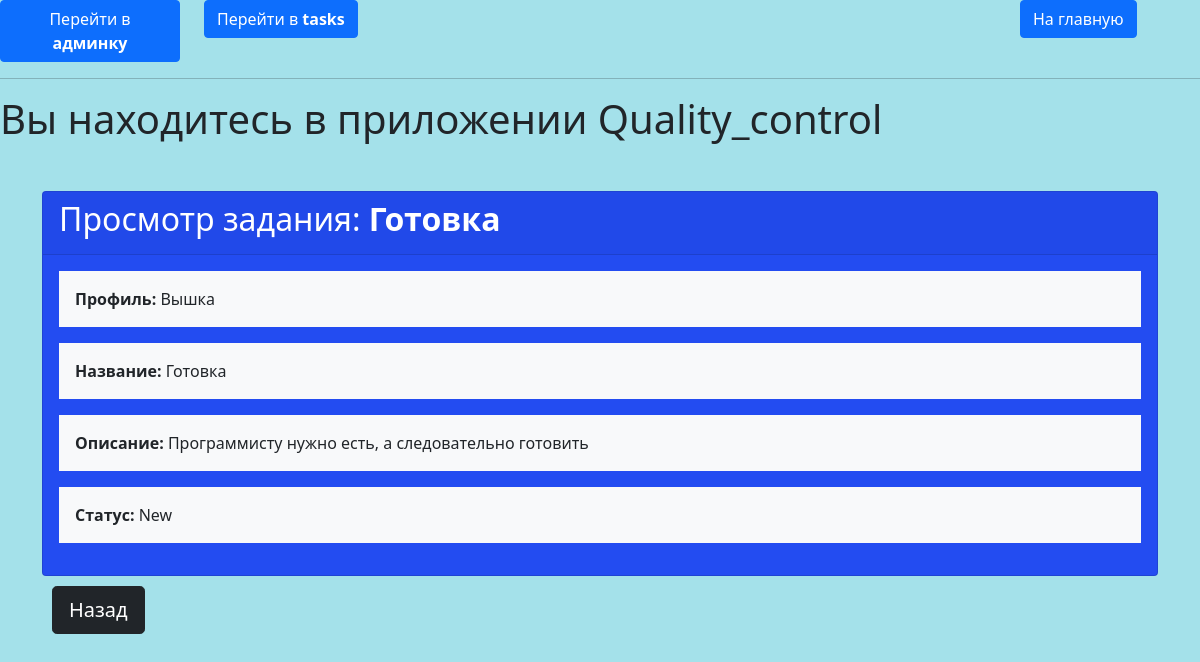
The app's page /control/bugs/bug/9/ with its own data.
### quality_control/models.py (models this page shows, shortened)
class BaseReport(models.Model):
    title = models.CharField(max_length=100)
    description = models.TextField(null=True, blank=True)
    profile = models.ForeignKey(Profile, on_delete=models.CASCADE)
    task = models.ForeignKey(Task, on_delete=models.CASCADE)
    priority = models.PositiveIntegerField(choices=[(i, i) for i in range(6)], default=0)
    created_at = models.DateTimeField(auto_now_add=True)
    updated_at = models.DateTimeField(auto_now=True)
    class Meta:
        abstract = True

class BugReport(BaseReport):
    STATUS_CHOICES = [('New', 'Новая'), ('In_work', 'В работе'), ('Done', 'Завершена')]
    status = models.CharField(max_length=20, choices=STATUS_CHOICES, default='New')
    class Meta:
        verbose_name = 'Баг-репорт'
        verbose_name_plural = 'Баг-репорты'

### tasks/models.py (models this page shows)
class Profile(models.Model):
    title = models.CharField(max_length=100)
    phone = models.CharField(max_length=20)
    email = models.EmailField(null=True, blank=True)
    address = models.TextField(null=True, blank=True)
    class Meta:
        verbose_name = 'Профиль компании'
        verbose_name_plural = 'Профили компаний'
    def __str__(self):
        return self.title

### quality_control/views.py (the view)
# urls.py: path('bugs/bug/<slug:bug_pk>/', control.bug_detail, name='bug-detail'),
def bug_detail(request, bug_pk):
    bug = get_object_or_404(BugReport, pk=bug_pk)
    context = {
        'title': 'Bug page',
        'message': 'Вы находитесь на страницами с конкретным багом',
        'bug': bug,
    }
    return render(request, 'quality_control/bug-read.html', context)

### quality_control/templates/quality_control/bug-read.html (shortened to what this page needs)
{% extends "quality_control/base.html" %}
{% block content %}
<div class="container">
    <div class="card mt-5" style="background-color: rgb(35, 76, 241)">
        <div class="card-header">
            <h2 style="color:rgb(255, 255, 255)">Просмотр задания: <strong>{{ bug.title }}</strong></h2>
        </div>
        <div class="card-body">
            <div class="row">
                <div class="col-md-12">
                    <div class="bg-light p-3 mb-3" onmouseover="highlight(this)" onmouseout="removeHighlight(this)">
                        <strong>Профиль:</strong> {{ bug.profile }}
                    </div>
                </div>
                <div class="col-md-12">
                    <div class="bg-light p-3 mb-3" onmouseover="highlight(this)" onmouseout="removeHighlight(this)">
                        <strong>Название:</strong> {{ bug.title }}
                    </div>
                </div>
                <div class="col-md-12">
                    <div class="bg-light p-3 mb-3" onmouseover="highlight(this)" onmouseout="removeHighlight(this)">
                        <strong>Описание:</strong> {{ bug.description }}
                    </div>
                </div>
                <div class="col-md-12">
                    <div class="bg-light p-3 mb-3" onmouseover="highlight(this)" onmouseout="removeHighlight(this)">
                        <strong>Статус:</strong> {{ bug.status }}
                    </div>
                </div>
            </div>
        </div>
    </div>
    <a class="btn btn-dark btn-lg" href="{% url 'bugs-read' %}">Назад</a>
</div>
{% endblock %}

### quality_control/static/quality_control/css/styles.css (style rules this page uses)
a[class="btn btn-dark btn-lg"] { margin: 10px; }

### records on screen
BugReport: title "Готовка", profile "Вышка", description "Программисту нужно есть, а следовательно готовить", status "New"
